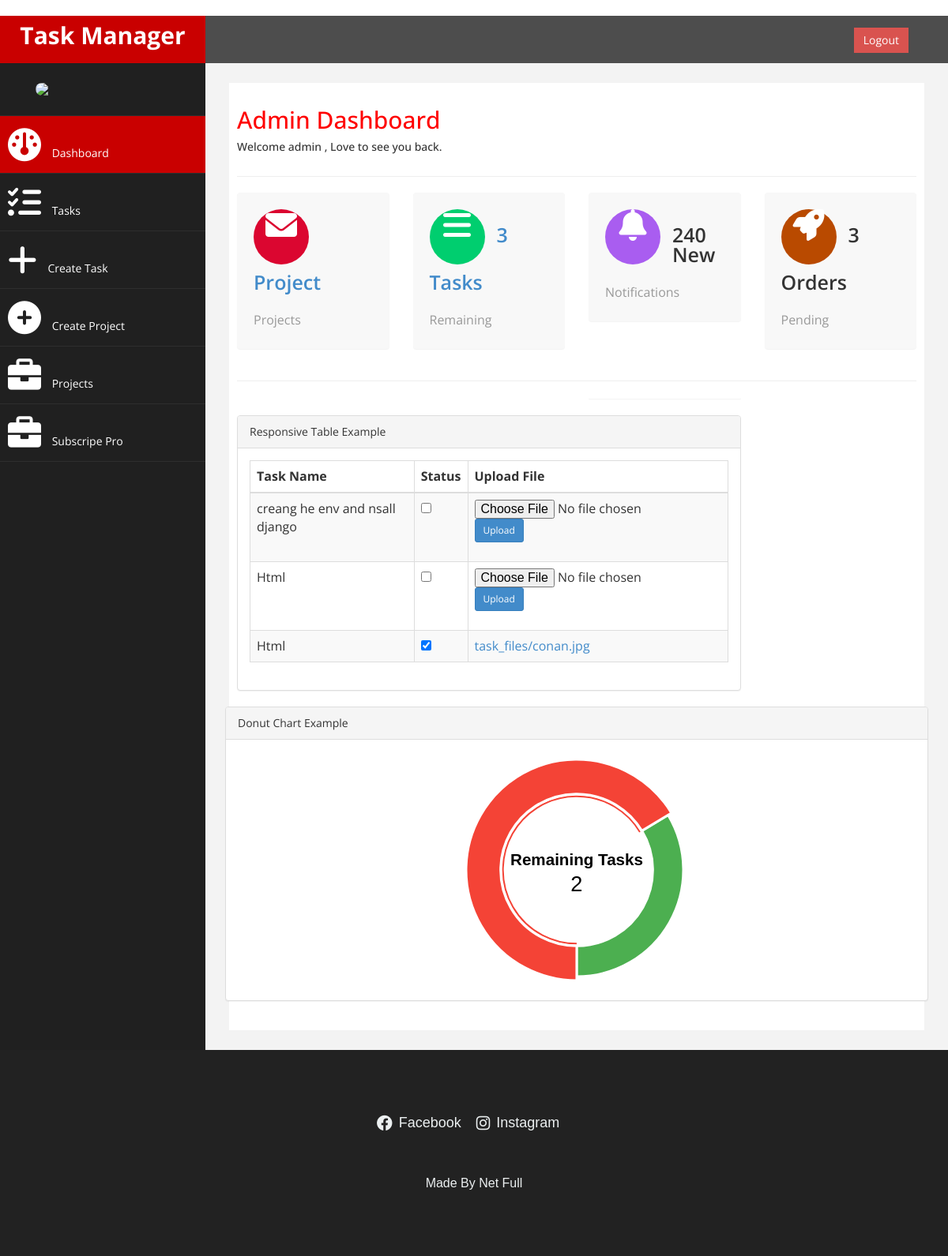
Screenshot of / (signed in) with the database file from the repository.
### welcome/models.py (models this page shows, shortened)
class CustomUser(AbstractUser):
    subscription_type = models.CharField(
        max_length=20,
        choices=[('free', 'Free'), ('pro', 'Pro')],
        default='free'
    )
    ROLE_CHOICES = [
        ('team_leader', 'Team Leader'),
        ('product_owner', 'Product Owner'),
        ('programmer', 'Programmer'),
    ]
    role = models.CharField(max_length=20, choices=ROLE_CHOICES, null=True)
    trial_start_date = models.DateField(null=True, blank=True)
    category = models.CharField(
        max_length=20,
        choices=[('programming', 'Programming'), ('education', 'Education'), ('crm', 'CRM')],
        null=True
    )
    pro_subscription_date = models.DateField(null=True, blank=True)  # Track last subscription to Pro
    subscription_end_date = models.DateField(null=True, blank=True)  # New field
    groups = models.ManyToManyField(
        Group,
        related_name="custom_user_groups",
        blank=True
    )
    user_permissions = models.ManyToManyField(
        Permission,
        related_name="custom_user_permissions",
        blank=True
    )

class ProUserTask(models.Model):
    user = models.ForeignKey(CustomUser, on_delete=models.CASCADE)  # Task creator
    task_name = models.CharField(max_length=255)
    project = models.ForeignKey(
        'Project', on_delete=models.CASCADE, null=True, blank=True, related_name='tasks'
    )  # Related name for reverse querying tasks by project
    assigned_to = models.ForeignKey(
        CustomUser, on_delete=models.SET_NULL, null=True, blank=True, related_name='assigned_tasks'
    )  # User to whom the task is assigned
    uploaded_file = models.FileField(upload_to='task_files/', null=True, blank=True)
    created_at = models.DateTimeField(auto_now_add=True)
    is_done = models.BooleanField(default=False)

### welcome/views.py (the view, shortened to what this page needs)
# urls.py: path('', views.dashboard_view, name='dashboard'),
def dashboard_view(request):
    user = request.user
    context = {}
    if user.is_authenticated:
        if user.subscription_type == 'pro':
            tasks = ProUserTask.objects.filter(user=user).order_by('-created_at')
        completed_task_count = sum(1 for task in tasks if task.is_done)  # Manual filtering for lists
        tasks = tasks[:5]
        context['tasks'] = tasks
        context['task_count'] = len(tasks)  # Add the task count here
        context['completed_task_count'] = completed_task_count  # Add completed task count here
        context['is_pro_user'] = user.subscription_type == 'pro'
        context['user'] = user
        return render(request, 'index.html', context)

### welcome/templates/index.html (shortened to what this page needs)
﻿﻿<!DOCTYPE html>
<html xmlns="http://www.w3.org/1999/xhtml">
<head>
    <link href="../static/bootstrap.css" rel="stylesheet" />
    <link href="../static/font-awesome.css" rel="stylesheet" />
    <link rel="stylesheet" href="https://cdnjs.cloudflare.com/ajax/libs/font-awesome/6.0.0-beta3/css/all.min.css" />
    <link href="../static/js/morris/morris-0.4.3.min.css" rel="stylesheet" />
    <link href="../static/custom.css" rel="stylesheet" />
</head>
<body>
    <div id="wrapper">
        <nav class="navbar navbar-default navbar-cls-top " role="navigation" style="margin-bottom: 0">
            <div class="navbar-header">
                <a class="navbar-brand" href="{% url 'dashboard' %}">Task Manager</a>
            </div>
  <div style="color: white;
padding: 15px 50px 5px 50px;
float: right;
font-size: 16px;">{% if user.is_authenticated %}<a href="/logout" class="btn btn-danger square-btn-adjust">Logout</a>
{% else %}
<a href="/login" class="btn btn-danger square-btn-adjust">Login</a>
<a href="/register" class="btn btn-danger square-btn-adjust">Register</a>
{% endif %}
</div>
        </nav>
                <nav class="navbar-default navbar-side" role="navigation">
            <div class="sidebar-collapse">
                <ul class="nav" id="main-menu">
				<li class="text-center">
                    <img src="../static/img/netfull.png" class="user-image img-responsive"/>
					</li>
                    <li>
                        <a class="active-menu" href="{% url 'dashboard' %}"><i class="fa fa-dashboard fa-3x"></i> Dashboard</a>
                    </li>
                    <li>
                        <a href="{% url 'user_tasks_view' %}"><i class="fa fa-tasks fa-3x"></i> Tasks</a>
                    </li>
                    <li>
                        <a href="{% url 'create_task' %}"><i class="fa fa-plus fa-3x"></i> Create Task</a>
                    </li>
                    <li>
                        <a href="{% url 'create_project' %}"><i class="fa fa-plus-circle fa-3x"></i> Create Project</a>
                    </li>
                    <li>
                        <a href="{% url 'user_projects_view' %}"><i class="fa fa-briefcase fa-3x"></i> Projects</a>
                    </li>
                    <li>
                        <a href="{% url 'subscribe_pro' %}"><i class="fa fa-briefcase fa-3x"></i> Subscripe Pro</a>
                    </li>
                        </ul>
            </div>
        </nav>
        <div id="page-wrapper" >
            <div id="page-inner">
                <div class="row">
                    <div class="col-md-12">
                     <h2>Admin Dashboard</h2>
                        <h5>Welcome {{user.username}} , Love to see you back. </h5>
                    </div>
                </div>
                  <hr />
                <div class="row">
                <div class="col-md-3 col-sm-6 col-xs-6">
			<div class="panel panel-back noti-box">
                <span class="icon-box bg-color-red set-icon">
                    <i class="fa fa-envelope-o"></i>
                </span>
                <div class="text-box" >
                    <a href="/projects">
                    <p class="main-text">{{projects.count}} Project</p>
                    <p class="text-muted">Projects</p>
                    </a>
                </div>
             </div>
		     </div>
                    <div class="col-md-3 col-sm-6 col-xs-6">
			<div class="panel panel-back noti-box">
                <span class="icon-box bg-color-green set-icon">
                    <i class="fa fa-bars"></i>
                </span>
                <div class="text-box" >
                    <a href="/tasks">
                    {% if tasks %}
                    <p class="main-text">{{task_count}} Tasks</p>
                    <p class="text-muted">Remaining</p>
                    {% else %}
                    <p class="main-text">No Task</p>
                    <p class="text-muted">Remaining</p>
                    {% endif %}
                </a>
                </div>
             </div>
		     </div>
                    <div class="col-md-3 col-sm-6 col-xs-6">
			<div class="panel panel-back noti-box">
                <span class="icon-box bg-color-blue set-icon">
                    <i class="fa fa-bell-o"></i>
                </span>
                <div class="text-box" >
                    <p class="main-text">240 New</p>
                    <p class="text-muted">Notifications</p>
                </div>
             </div>
		     </div>
                    <div class="col-md-3 col-sm-6 col-xs-6">
			<div class="panel panel-back noti-box">
                <span class="icon-box bg-color-brown set-icon">
                    <i class="fa fa-rocket"></i>
                </span>
                <div class="text-box" >
                    <p class="main-text">3 Orders</p>
                    <p class="text-muted">Pending</p>
                </div>
             </div>
		     </div>
			</div>
                <hr />
                <div class="row">
                    <div class="col-md-6 col-sm-12 col-xs-12">
		     </div>
                    <div class="col-md-3 col-sm-12 col-xs-12 ">
                        <div class="panel ">
        </div>
    </div>
        </div>
                <div class="row">
                               <div class="col-md-9 col-sm-12 col-xs-12">
                </div>
                    <div class="col-md-3 col-sm-12 col-xs-12">
                        </div>
           </div>
                <div class="row" >
                    <div class="col-md-9 col-sm-12 col-xs-12">
                    <div class="panel panel-default">
                        <div class="panel-heading">
                           Responsive Table Example
                        </div>
                        <div class="panel-body">
                            <div class="table-responsive">
                                <table class="table table-striped table-bordered table-hover">
                                    <thead>
                                        <tr>
                                            <th>Task Name</th>
                                            <th>Status</th>
                                            <th>Upload File</th>
                                        </tr>
                                    </thead>
                                    <tbody>
                                        {% for task in tasks %}
                                        <tr class="odd gradeX">
                                            <td>{{ task.task_name }}</td>
                                            <td>
                                                <input
                                                    type="checkbox"
                                                    data-task-id="{{ task.id }}"
                                                    onchange="handleTaskToggle(this)"
                                                    {% if task.is_done %}checked{% endif %}
                                                />
                                            </td>
                                            <td>
                                                {% if is_pro_user or task.assigned_to == user %}
                                                    {% if task.uploaded_file %}
                                                        <a href="{{ task.uploaded_file.url }}" target="_blank">{{ task.uploaded_file.name }}</a>
                                                    {% else %}
                                                        <form action="{% url 'upload_task_file' task.id %}" method="post" enctype="multipart/form-data">
                                                            <input type="file" name="uploaded_file" required />
                                                            <button type="submit" class="btn btn-sm btn-primary">Upload</button>
                                                        </form>
                                                    {% endif %}
                                                {% else %}
                                                    N/A
                                                {% endif %}
                                            </td>
                                        </tr>
                                        {% empty %}
                                        <tr>
                                            <td colspan="3">No tasks available.</td>
                                        </tr>
                                        {% endfor %}
                                    </tbody>
                                </table>
                            </div>
                        </div>
                    </div>
                    </div>
                </div>
                <div class="row">
                         <div class="panel panel-default">
                        <div class="panel-heading">
                            Donut Chart Example
                        </div>
                        <div class="panel-body">
                            <div id="morris-donut-chart" style="height: 300px;"></div>
                        </div>
                    </div>
                    </div>
                </div>
    </div>
            </div>
<footer>
    <footer>
        <div class="container">
          <div class="row">
            <div class="col-lg-12">
              <ul class="social-icons">
                <li><a href="https://www.facebook.com/profile.php?id=61561751296406"><i class="fab fa-facebook"></i> Facebook</a></li>
                <li><a href="https://www.instagram.com/netfull1/"><i class="fab fa-instagram"></i> Instagram</a></li>
              </ul>
            </div>
            <div class="col-lg-12">
              <div class="copyright-text">
                <p>Made By Net Full</p>
              </div>
            </div>
          </div>
        </div>
      </footer>
</body>
</html>

### welcome/static/custom.css (style rules this page uses)
body { font-family: 'Open Sans', sans-serif; }
#wrapper { width: 100%; background:#202020; }
#page-wrapper { padding: 15px 15px; min-height: 600px; background:#F3F3F3; }
#page-inner { width:100%; margin:10px 20px 10px 0px; background-color:#fff!important; padding:10px; min-height:1200px; }
.text-center { text-align:center; }
h2 { color: #f00; }
.square-btn-adjust { border: 0px solid transparent; -webkit-border-radius: 0px; -moz-border-radius: 0px; border-radius: 0px; }
p { font-size:16px; line-height:25px; padding-top:20px; }
.panel-back { background-color:#F8F8F8; }
.noti-box { min-height: 100px; padding: 20px; }
.noti-box .icon-box { display: block; float: left; margin: 0 15px 10px 0; width: 70px; height: 70px; line-height: 75px; vertical-align: middle; text-align: center; font-size: 40px; }
.text-box p { margin: 0 0 3px; }
.main-text { font-size: 25px; font-weight:600; }
.set-icon { -webkit-border-radius: 50px; -moz-border-radius: 50px; border-radius: 50px; }
.bg-color-green { background-color: #00CE6F; color: #fff; }
.bg-color-blue { background-color: #A95DF0; color: #fff; }
.bg-color-red { background-color: #DB0630; color: #fff; }
.bg-color-brown { background-color: #B94A00; color: #fff; }
.user-image { margin: 25px auto; -webkit-border-radius: 10px; -moz-border-radius: 10px; border-radius: 10px; max-height:170px; max-width:170px; }
.navbar-cls-top .navbar-brand { color: #fff; background: #C90000; width: 260px; text-align: center; height: 60px; font-size: 30px; font-weight: 700; }
.active-menu { background-color:#C90000!important; }
.sidebar-collapse , .sidebar-collapse .nav { background:none; }
.sidebar-collapse .nav { padding:0; }
.sidebar-collapse .nav > li > a { color:#fff; background:#202020; text-shadow:none; }
.sidebar-collapse > .nav > li > a { padding:15px 10px; }
.sidebar-collapse > .nav > li { border-bottom: 1px solid rgba(107, 108, 109, 0.19); }
.navbar-side { border:none; background-color: #202020; }
.navbar-cls-top { background:#4D4D4D; border-bottom:none; }
.navbar-default { border:0px solid black; }
.navbar-header { background: #A70303; }
.nav > li > a > i { margin-right:10px; }
@media (min-width:768px) { #page-wrapper { margin: 0 0 0 260px; padding: 15px 30px; min-height: 1200px; } }
@media (min-width:768px) { .navbar-side { z-index: 1; position: absolute; width: 260px; } }
@media (min-width:768px) { .navbar { border-radius: 0px; } }

### welcome/templates/index.html (style rules this page uses)
footer { background-color: #222; color: #ecf0f1; padding: 40px 0; font-family: Arial, sans-serif; }
footer .container { max-width: 1200px; margin: 0 auto; padding: 0 15px; }
footer .social-icons { list-style: none; padding: 0; text-align: center; margin-bottom: 20px; }
footer .social-icons li { display: inline-block; margin-right: 15px; }
footer .social-icons a { color: #ecf0f1; text-decoration: none; font-size: 18px; transition: color 0.3s ease; display: inline-flex; align-items: center; }
footer .social-icons a i { margin-right: 8px; font-size: 20px; }
footer .copyright-text { text-align: center; font-size: 14px; margin-top: 10px; }
footer .copyright-text p { margin: 0; color: #ecf0f1; }

### rows the page displays
CustomUser: username "admin"
ProUserTask: task_name "creang he env and nsall django"
ProUserTask: task_name "Html"
ProUserTask: task_name "Html", is_done "☑", uploaded_file.name "task_files/conan.jpg"

### other values shown
{{ task_count }} "3"
